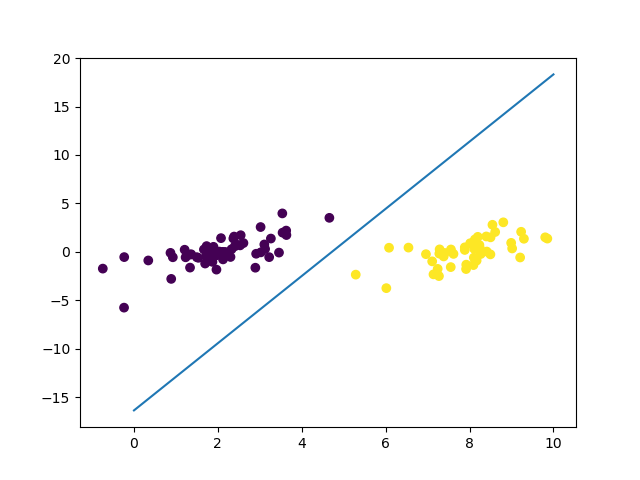

Here is the Python script that generated this plot:
#!/usr/bin/env python3
# -*- coding:UTF-8 -*-
##########################################################################
# File Name: svm.py
# Author: stubborn vegeta
# Created Time: 2020年03月16日 星期一 20时52分48秒
##########################################################################
import numpy as np
import matplotlib.pyplot as plt
import random


def load_data(filename):
    data = []
    label = []
    with open(filename,"r") as f:
        for line in f:
            x, y, cla = line.split()
            data.append([float(x),float(y)])
            label.append(float(cla))
    return np.array(data), np.array(label)


class SMO():
    def __init__(self, data, label, C, iterations=40):
        """
        :data      :数据
        :label     :标签
        :C         :软间隔常数
        :iterations:最大迭代次数
        """
        self.data       = data
        self.label      = label
        self.C          = C
        self.iterations = iterations
        self.m,_        = self.data.shape
        self.alpha      = np.zeros(self.m)        # 一维向量
        self.b          = 0
        self.cnt        = 0

    def f(self, x):
        """
        预测值
        f = w.T*x+b
          = sum(alpha_i*y_i*x_i.T*x)+b
        """
        fx = (self.alpha*self.label).dot(x.dot(self.data.T)) + self.b
        return fx

    def solution(self):
        while self.cnt < self.iterations:
            for i in range(self.m):
                jlist = [x for x in range(i)] + [x for x in range(i+1,self.m)]
                j = random.choice(jlist)
                fx_i = self.f(self.data[i])
                E_i = fx_i - self.label[i]
                fx_j = self.f(self.data[j])
                E_j = fx_j - self.label[j]
                K_ii = self.data[i].T.dot(self.data[i])
                K_jj = self.data[j].T.dot(self.data[j])
                K_ij = self.data[i].T.dot(self.data[j])
                eta = K_ii + K_jj - 2*K_ij

                alpha_i_old, alpha_j_old = self.alpha[i], self.alpha[j]
                alpha_j_new = alpha_j_old + self.label[j]*(E_i - E_j)/eta

                if self.label[i] != self.label[j]:
                    L = max(0, alpha_j_old-alpha_i_old)
                    H = min(self.C, self.C+alpha_j_old-alpha_i_old)
                else:
                    L = max(0, alpha_j_old+alpha_i_old-self.C)
                    H = min(self.C, alpha_j_old+alpha_i_old)

                # 将alpha值约束到(L,H)
                if alpha_j_new < L:
                    alpha_j_new = L
                elif alpha_j_new > H:
                    alpha_j_new = H

                alpha_i_new = alpha_i_old + self.label[i]*(self.label[j])*(alpha_j_old-alpha_j_new)

                if abs(alpha_j_new-alpha_j_old) < 0.00001:
                    continue

                self.alpha[i], self.alpha[j] = alpha_i_new, alpha_j_new

                b_i = -E_i - self.label[i]*K_ii*(alpha_i_new-alpha_i_old) - self.label[j]*K_ij*(alpha_j_new-alpha_j_old) + self.b
                b_j = -E_j - self.label[i]*K_ij*(alpha_i_new-alpha_i_old) - self.label[j]*K_jj*(alpha_j_new-alpha_j_old) + self.b

                if 0 < alpha_i_new < self.C:
                    self.b = b_i
                elif 0 < alpha_j_new < self.C:
                    self.b = b_j
                else:
                    self.b = (b_i + b_j)/2

            self.cnt += 1

        return self.alpha, self.b


if __name__ == '__main__':
    data,labels =load_data('./testSet.txt')
    smo = SMO(data,labels,0.6,100)

    alphas,b = smo.solution()
    print(alphas,b)
    w = (smo.alpha*smo.label).reshape(1,-1).dot(smo.data)
    y1 = (-smo.b - w[0,0]*0)/w[0,1]
    y2 = (-smo.b - w[0,0]*10)/w[0,1]

    fig = plt.figure()
    ax = fig.add_subplot(111)
    ax.scatter(data[:,0],data[:,1],c=labels)
    ax.plot([0,10], [y1,y2])

    # 绘制支持向量
    # for i, alpha in enumerate(alphas):
        # if abs(alpha) > 1e-3:
            # x, y = data[i]
            # ax.scatter([x], [y], s=150, c='none', alpha=0.7,
                       # linewidth=1.5, edgecolor='#AB3319')
    plt.savefig("svm")
    plt.show()


